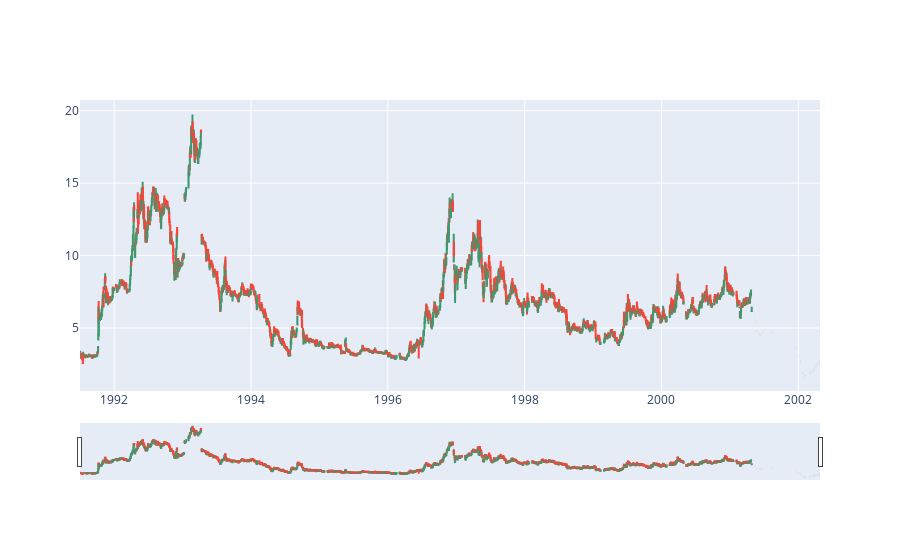

The code cell stored with this chart in its notebook:
### Markdown cell above
# Vizualization

### Code cell
fig = go.Figure(data=[go.Candlestick(x=df.index[:5000],
                open=df['open'][:5000],
                high=df['high'][:5000],
                low=df['low'][:5000],
                close=df['close'][:5000])])

fig.show()

### Figure 1 — Plotly figure (JSON) as saved in the notebook; plotly's stock layout.template omitted (floating-point values rounded to 4 significant figures; data arrays with more than 128 entries replaced by an {"elided": "..."} marker saying what was removed)
{"data": [{"close": {"elided": "2423 float values"}, "high": {"elided": "2423 float values"}, "low": {"elided": "2423 float values"}, "open": {"elided": "2423 float values"}, "type": "candlestick", "x": {"elided": "2423 str values"}}], "layout": {}}
